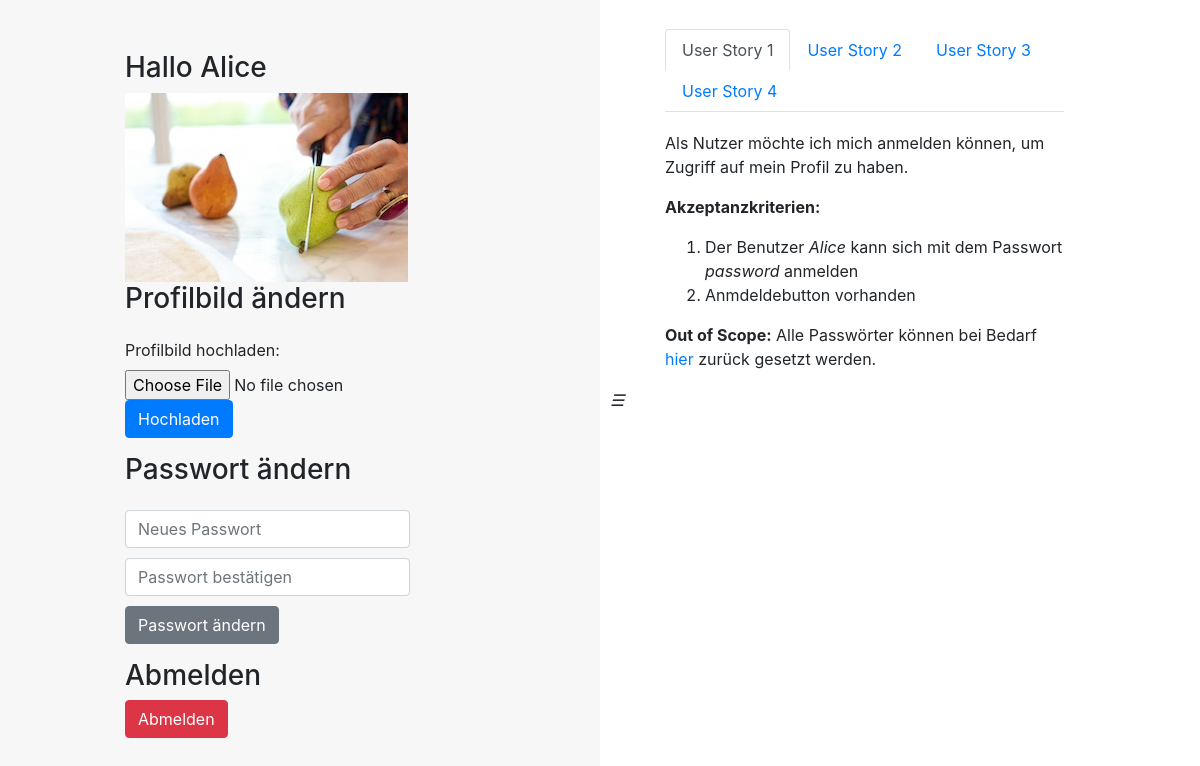
The app's page /profile (signed in) with its own data.
### models.py (models this page shows, shortened)
class User(db.Model):
    id = db.Column(db.Integer, primary_key=True)
    username = db.Column(db.String(80), unique=True, nullable=False)
    password_hash = db.Column(db.String(128))

class UserStory(db.Model):
    id = db.Column(db.Integer, primary_key=True)
    title = db.Column(db.String(100), nullable=False)
    description = db.Column(db.Text, nullable=False)

### app.py (the view)
@app.route('/profile')
def profile():
    if 'user_id' not in session:
        return redirect(url_for('home'))
    user = User.query.get(session['user_id'])
    user_stories = UserStory.query.all()
    if user:
        return render_template('profile.html', user=user, user_stories=user_stories)
    else:
        return redirect(url_for('home'))

### templates/profile.html (shortened to what this page needs)
{% extends 'base.html' %}
{% block main_content %}
<div class="div-profile">
    <h3>Hallo {{ user.username }}</h3>
    <img class="styled-element" src="{{ url_for('static', filename='uploads/profile_image.jpg') }}" alt="Benutzerbild">
    <h3>Profilbild ändern</h3>
    <form class="form-profile" action="/upload-image" method="post" enctype="multipart/form-data">
        <label for="profile_image">Profilbild hochladen:</label>
        <input type="file" name="profile_image" id="profile_image">
        <button type="submit" class="btn btn-primary">Hochladen</button>
    </form>
    <h3>Passwort ändern</h3>
    <form class="form-profile" action="/change-password" method="post">
        <div>
            <input type="password" class="form-control" name="password" id="password" placeholder="Neues Passwort">
        </div>
        <div>
            <input type="password" class="form-control" name="confirm_password" id="confirm_password" placeholder="Passwort bestätigen">
        </div>
        <button type="submit" class="btn btn-secondary">Passwort ändern</button>
    </form>
    <h3>Abmelden</h3>
    <a href="/logout" class="btn btn-danger" style="margin: auto;">Abmelden</a>
</div>
{% endblock %}

### templates/base.html (shortened to what this page needs)
<!DOCTYPE html>
<html>
<head>
    <link rel="stylesheet" href="https://stackpath.bootstrapcdn.com/bootstrap/4.3.1/css/bootstrap.min.css">
    <link rel="stylesheet" href="{{ url_for('static', filename='css/style.css') }}">
</head>
<body>
    <div class="container-fluid">
        <div class="row">
            <div class="col" id="main-content">
                {% block main_content %}{% endblock %}
            </div>
            <div class="col-auto" id="user-stories">
                <div id="toggle-area">
                    <i id="toggle-stories">☰</i>
                </div>
                <div id="user-story">
                    <ul class="nav nav-tabs" id="userStoryTabs" role="tablist">
                        {% for story in user_stories %}
                        <li class="nav-item">
                            <a class="nav-link {{ 'active' if loop.first else '' }}" id="user-story-{{ story.id }}-tab" data-toggle="tab" href="#user-story-{{ story.id }}" role="tab" aria-controls="user-story-{{ story.id }}" aria-selected="{{ 'true' if loop.first else 'false' }}">User Story {{ story.id }}</a>
                        </li>
                        {% endfor %}
                    </ul>
                    <div class="tab-content" id="userStoryTabsContent" style="margin-top: 5%;">
                        {% for story in user_stories %}
                        <div class="tab-pane fade {{ 'show active' if loop.first else '' }}" id="user-story-{{ story.id }}" role="tabpanel" aria-labelledby="user-story-{{ story.id }}-tab">
                            <div class="user-story">
                                <p>{{ story.title | safe }}</p>
                                <p>{{ story.description | safe }}</p>
                            </div>
                        </div>
                        {% endfor %}
                    </div>
                </div>
            </div>
        </div>
    </div>
</body>
</html>

### static/css/style.css (style rules this page uses)
body { display: flex; justify-content: center; align-items: center; height: 100vh; background-color: #f7f7f7; }
.form-profile { width: 100%; max-width: 330px; padding: 15px; padding-left: 0; }
.div-profile { width: 100%; max-width: 330px; padding: 15px; margin: auto; }
.form-profile input[type="password"] { margin-bottom: 10px; border-radius: 0.25rem; }
.container-fluid, .row { height: 100vh; }
#toggle-area { position: absolute; left: 0; top: 50%; transform: translateY(-50%); background-color: white; padding: 10px; cursor: pointer; width: 50px; }
#user-stories { background-color: white; margin-left: 50px; width: 50%; }
#user-story { background-color: white; margin-left: 50px; margin-top: 5%; width: 70%; }
#main-content { transition: width 2.5s ease-in-out; margin-top: 3%; }

### records on screen
User: username "Alice"
UserStory: id "1", title "Als Nutzer möchte ich mich anmelden können, um Zugriff auf mein Profil zu haben.", description "Akzeptanzkriterien: Der Benutzer Alice kann sich mit dem Passwort password anmelden Anmdeldebutton vorhanden Out of Scope: Alle Passwörter können bei Bedarf hier zurück gesetzt werden."
UserStory: id "2"
UserStory: id "3"
UserStory: id "4"
